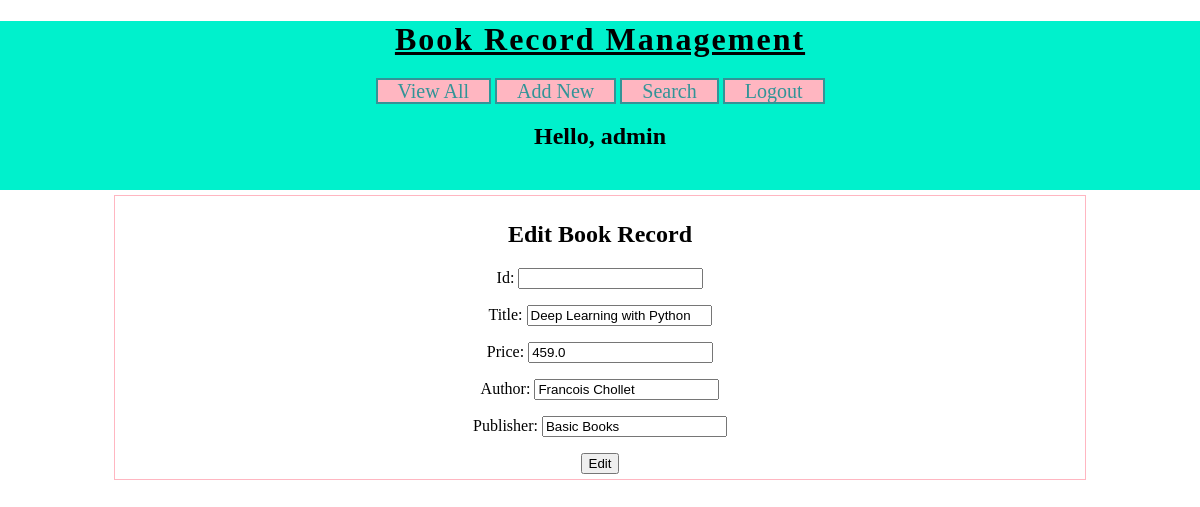
The page /BRM/edit-book/7 (signed in) on the database its author committed.
### myapp/models.py (models this page shows)
class Book(models.Model):
    title = models.CharField(max_length=100)
    price = models.FloatField()
    author = models.CharField(max_length=100)
    publisher = models.CharField(max_length=100)

### myapp/views.py (the view)
# urls.py: path('edit-book/<int:id>', views.EditBook, name='edit-book'),
@login_required(login_url = '/BRM/login/')
def EditBook(request, id=None):
    username = request.session['username']
    if request.method == 'POST':
        pi = get_object_or_404(Book, pk=id)
        fm = NewBookForm(request.POST or None)
        print(fm)
        if fm.is_valid():
            title = fm.cleaned_data['title']
            price = fm.cleaned_data['price']
            author = fm.cleaned_data['author']
            publisher = fm.cleaned_data['publisher']
            obj = Book(title=title, price=price, author=author, publisher=publisher)
            obj.save()
            messages.success(request, 'You successfully updated the Book')
            return HttpResponseRedirect('/BRM/view-book/')
        else:
            messages.warning(request, 'Pls enter a valid data!!')
    else:
        pi = get_object_or_404(Book, pk=id)
        book = {'title' : pi.title, 'price' : pi.price, 'author' : pi.author, 'publisher' : pi.publisher}
        fm = NewBookForm(initial=book)
    context = {
        'form' : fm,
        'username' : username
    }
    return render(request, 'myapp/edit_book.html', context)

### myapp/forms.py
class NewBookForm(forms.Form):
    id = forms.IntegerField(label='Id')
    title = forms.CharField(label = 'Title', max_length=100)
    price = forms.FloatField(label = 'Price')
    author = forms.CharField(label = 'Author')
    publisher = forms.CharField(label = 'Publisher')

### templates/myapp/edit_book.html (shortened to what this page needs)
{% extends 'myapp/base.html' %}
{% block content%}
  <div id="main">
    <h2>Edit Book Record</h2>
    <form class="" action="" method="POST">
      {{form.as_p}}
      <input type="submit" name="" value="Edit">
    </form>
  </div>
{% endblock content %}

### templates/myapp/base.html (shortened to what this page needs)
<!DOCTYPE html>
{% load static %}
<html lang="en" dir="ltr">
  <head>
    <link rel="stylesheet" href="{% static 'css/BRMstyle.css' %}">
  </head>
  <body>
    <div id="header">
      <h1>Book Record Management</h1>
      <div id="nav">
        <a href="{% url 'view-book' %}">View All</a>
        <a href="{% url 'new-book' %}">Add New</a>
        <a href="{% url 'search-book' %}">Search</a>
        <a href="{% url 'logout' %}">Logout</a>
      </div>
      <h2>Hello, {{username}}</h2>
    </div>
    {% block content %}
    {% endblock content %}
  </body>
</html>

### statics/css/BRMstyle.css (style rules this page uses)
body { margin: 0; font-family: cursive; }
#header { background-color: #00F1CC; padding-bottom: 20px; text-align: center; }
#header h1 { text-align: center; letter-spacing: 2px; text-decoration: underline; }
#nav { width: 60%; margin: auto; }
#nav a { background-color: lightpink; width: 150px; border: solid 2px #329497; font-size: 20px; text-decoration: none; color : #329497; padding-left: 20px; padding-right: 20px; }
#main { margin: auto; border: solid 1px lightpink; width: 80%; padding: 5px; margin-top: 5px; }
#main h2, #main form { text-align: center; }

### rows shown on the page
Book: title "Deep Learning with Python", price "459.0", author "Francois Chollet", publisher "Basic Books"

### other values the page prints
{{ username }} "admin"
